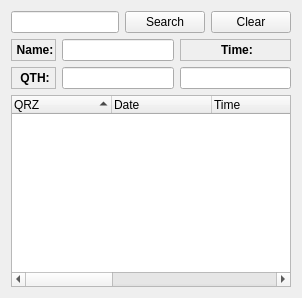
      <widget class="QWidget" name="tab">
       <attribute name="title">
        <string>Search</string>
       </attribute>
       <layout class="QGridLayout" name="gridLayout_6">
        <item row="0" column="0" colspan="3">
         <layout class="QHBoxLayout">
          <item>
           <widget class="QLineEdit" name="searchQrzkLineEdit">
            <property name="toolTip">
             <string>Enter the call to search</string>
            </property>
           </widget>
          </item>
          <item>
           <widget class="QPushButton" name="searchSearchkPushButton">
            <property name="text">
             <string>Search</string>
            </property>
           </widget>
          </item>
          <item>
           <widget class="QPushButton" name="searchCancelkPushButton">
            <property name="text">
             <string>Clear</string>
            </property>
           </widget>
          </item>
         </layout>
        </item>
        <item row="1" column="0">
         <widget class="QLabel" name="textLabel6_2">
          <property name="frameShape">
           <enum>QFrame::StyledPanel</enum>
          </property>
          <property name="frameShadow">
           <enum>QFrame::Raised</enum>
          </property>
          <property name="text">
           <string>&lt;p align=&quot;center&quot;&gt;&lt;b&gt;Name:&lt;/b&gt;&lt;/p&gt;</string>
          </property>
          <property name="wordWrap">
           <bool>false</bool>
          </property>
         </widget>
        </item>
        <item row="1" column="1">
         <widget class="QLineEdit" name="previousNamekLineEdit">
          <property name="toolTip">
           <string>DX Operator's name</string>
          </property>
          <property name="readOnly">
           <bool>true</bool>
          </property>
         </widget>
        </item>
        <item row="1" column="2" rowspan="2">
         <layout class="QVBoxLayout">
          <item>
           <widget class="QLabel" name="textLabelTime">
            <property name="frameShape">
             <enum>QFrame::StyledPanel</enum>
            </property>
            <property name="frameShadow">
             <enum>QFrame::Raised</enum>
            </property>
            <property name="text">
             <string>&lt;p align=&quot;center&quot;&gt;&lt;b&gt;Time:&lt;/b&gt;&lt;/p&gt;</string>
            </property>
            <property name="wordWrap">
             <bool>false</bool>
            </property>
           </widget>
          </item>
          <item>
           <widget class="QLineEdit" name="timekLineEdit">
            <property name="readOnly">
             <bool>true</bool>
            </property>
           </widget>
          </item>
         </layout>
        </item>
        <item row="2" column="0">
         <widget class="QLabel" name="textLabel7_2">
          <property name="frameShape">
           <enum>QFrame::StyledPanel</enum>
          </property>
          <property name="frameShadow">
           <enum>QFrame::Raised</enum>
          </property>
          <property name="text">
           <string>&lt;p align=&quot;center&quot;&gt;&lt;b&gt;QTH:&lt;/b&gt;&lt;/p&gt;</string>
          </property>
          <property name="wordWrap">
           <bool>false</bool>
          </property>
         </widget>
        </item>
        <item row="2" column="1">
         <widget class="QLineEdit" name="previousQthkLineEdit">
          <property name="toolTip">
           <string>DX Operator's QTH</string>
          </property>
          <property name="readOnly">
           <bool>true</bool>
          </property>
         </widget>
        </item>
        <item row="3" column="0" colspan="3">
         <widget class="QTreeWidget" name="searchQsosTreeWidget">
          <property name="contextMenuPolicy">
           <enum>Qt::CustomContextMenu</enum>
          </property>
          <property name="sortingEnabled">
           <bool>true</bool>
          </property>
          <column>
           <property name="text">
            <string>QRZ</string>
           </property>
          </column>
          <column>
           <property name="text">
            <string>Date</string>
           </property>
          </column>
          <column>
           <property name="text">
            <string>Time</string>
           </property>
          </column>
          <column>
           <property name="text">
            <string>Band</string>
           </property>
          </column>
          <column>
           <property name="text">
            <string>Mode</string>
           </property>
          </column>
          <column>
           <property name="text">
            <string>QSL-Sent</string>
           </property>
          </column>
          <column>
           <property name="text">
            <string>QSL-Rec</string>
           </property>
          </column>
          <column>
           <property name="text">
            <string>Number</string>
           </property>
          </column>
         </widget>
        </item>
       </layout>
      </widget>
